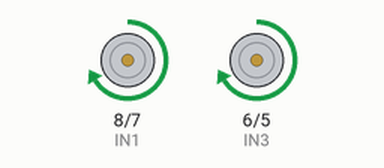
Simulated run of this sketch. Board: Arduino Uno, built with avr-gcc and run on an emulated ATmega328P. Shown: motor-driver pin pairs drawn as motors (green arrow = first pin HIGH = forward, orange = second pin HIGH = backward, longer = more drive, scaled by the enable pin). What the sketch prints to the serial monitor is not drawn.

Above: at 1.0 s.
At 3.5 s:
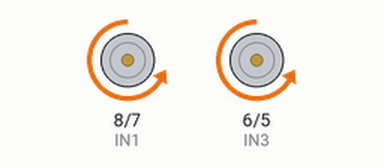
At 5.0 s:
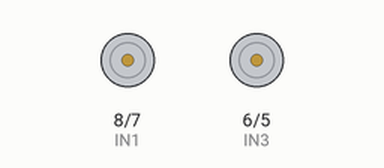
Timing chart, 0 to 7.2 s (numbered marks = the images above):
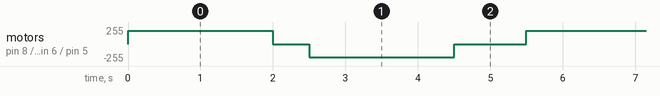

The sketch:

arduino.ino
```cpp
// L293D dual H-bridge — external motor supply on VCC2 / Vs
#define ENA 9   // PWM
#define IN1 8
#define IN2 7
#define ENB 10  // PWM
#define IN3 6
#define IN4 5

void setup() {
  Serial.begin(9600);
  pinMode(ENA, OUTPUT);
  pinMode(IN1, OUTPUT);
  pinMode(IN2, OUTPUT);
  pinMode(ENB, OUTPUT);
  pinMode(IN3, OUTPUT);
  pinMode(IN4, OUTPUT);
  Serial.println("L293D Ready");
}

void loop() {
  motorA(200, true);
  motorB(200, true);
  delay(2000);

  stopAll();
  delay(500);

  motorA(200, false);
  motorB(200, false);
  delay(2000);

  stopAll();
  delay(1000);
}

void motorA(int speed, bool forward) {
  digitalWrite(IN1, forward ? HIGH : LOW);
  digitalWrite(IN2, forward ? LOW : HIGH);
  analogWrite(ENA, speed);
}

void motorB(int speed, bool forward) {
  digitalWrite(IN3, forward ? HIGH : LOW);
  digitalWrite(IN4, forward ? LOW : HIGH);
  analogWrite(ENB, speed);
}

void stopAll() {
  analogWrite(ENA, 0);
  analogWrite(ENB, 0);
}
```

Measured:
- by itself, motor on pin 8 (IN1) / pin 7 (IN2), motor on pin 6 (IN3) / pin 5 (IN4): repeats every 5.5 s: stopped 0.50 s, backward 200/255 2.0 s, stopped 1.0 s, forward 200/255 2.0 s
